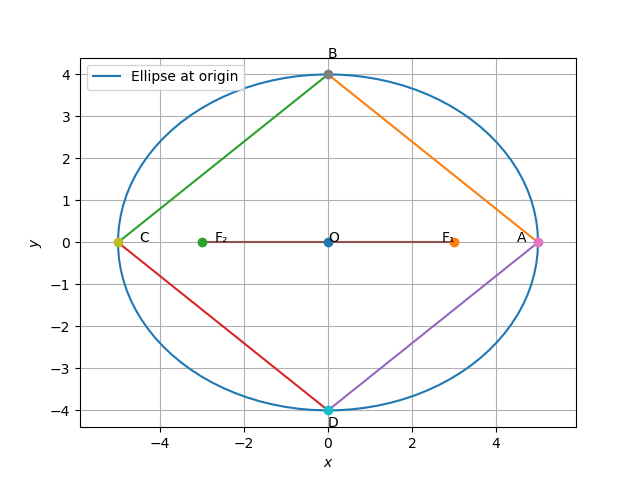

The script that drew this image:
import numpy as np
import matplotlib.pyplot as plt
import math
from coeffs import*

e=3/5
d=6
a=6/(2*e)
b=a*((1-e**2)**0.5)
A=np.array([a,0])
B=np.array([0,b])
C=np.array([-a,0])
D=np.array([0,-b])
O=np.array([0,0])

if a>b:
  F1=np.array([d/2,0])
  F2=-F1
  
if a<b:
  F1=np.array([0,d/2])
  F2=-F1
  


x_AB=B-A
x_AC=C-A
x_DB=B-D
x_DC=C-D
p=0.5*np.linalg.norm((np.cross(x_AB,x_AC)))
q=0.5*np.linalg.norm((np.cross(x_DB,x_DC)))
Area=p+q
print(Area)


len=100
theta=np.linspace(0,2*np.pi,len)
y = np.zeros((2,len))
y[0,:] = a*np.cos(theta)

y[1,:] = b*np.sin(theta)

x_AB=line_gen(B,A)
x_BC=line_gen(C,B)
x_CD=line_gen(D,C)
x_DA=line_gen(A,D)
F1F2=line_gen(F1,F2)

plt.plot(y[0,:],y[1,:],label='Ellipse at origin')
plt.plot(x_AB[0,:],x_AB[1,:])
plt.plot(x_BC[0,:],x_BC[1,:])
plt.plot(x_CD[0,:],x_CD[1,:])
plt.plot(x_DA[0,:],x_DA[1,:])
plt.plot(F1F2[0,:],F1F2[1,:])



plt.plot(A[0], A[1], 'o')
plt.text(A[0] * (1 - 0.1), A[1] * (1 + 0.1) , 'A')

plt.plot(B[0], B[1], 'o')
plt.text(B[0] * (1 - 0.1), B[1] * (1 + 0.1) , 'B')

plt.plot(C[0], C[1], 'o')
plt.text(C[0] * (1 - 0.1), C[1] * (1 + 0.1) , 'C')

plt.plot(D[0], D[1], 'o')
plt.text(D[0] * (1 - 0.1), D[1] * (1 + 0.1) , 'D')

plt.plot(O[0], O[1], 'o')
plt.text(O[0] * (1 - 0.1), O[1] * (1 + 0.1) , 'O')

plt.plot(F1[0], F1[1], 'o')
plt.text(F1[0] * (1 - 0.1), F1[1] * (1 + 0.1) , 'F\N{SUBSCRIPT ONE}')

plt.plot(F2[0], F2[1], 'o')
plt.text(F2[0] * (1 - 0.1), F2[1] * (1 + 0.1) , 'F\N{SUBSCRIPT TWO}')



plt.axis('equal')

plt.xlabel('$x$');plt.ylabel('$y$')

plt.legend(loc='best')

plt.grid()
plt.show()
